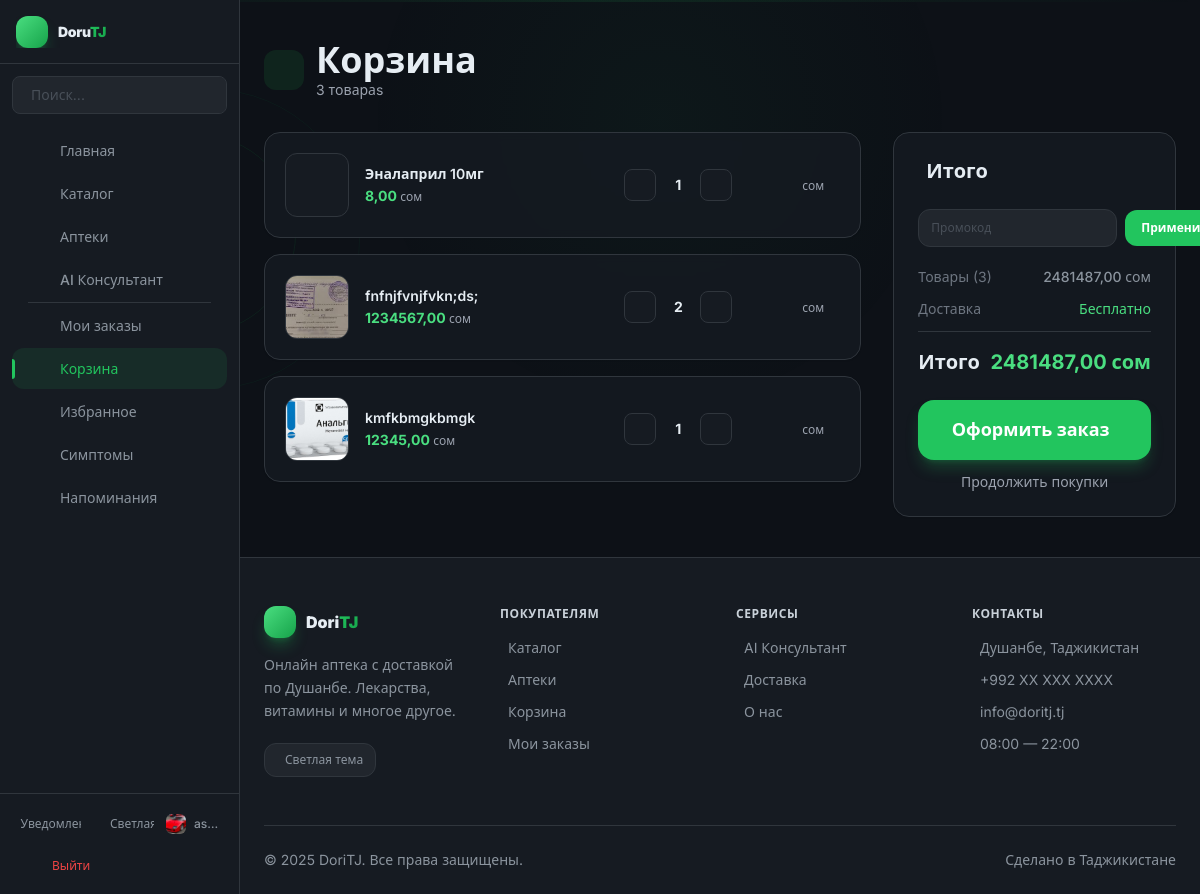
Before: /orders/cart/ (signed in) with the older database file.
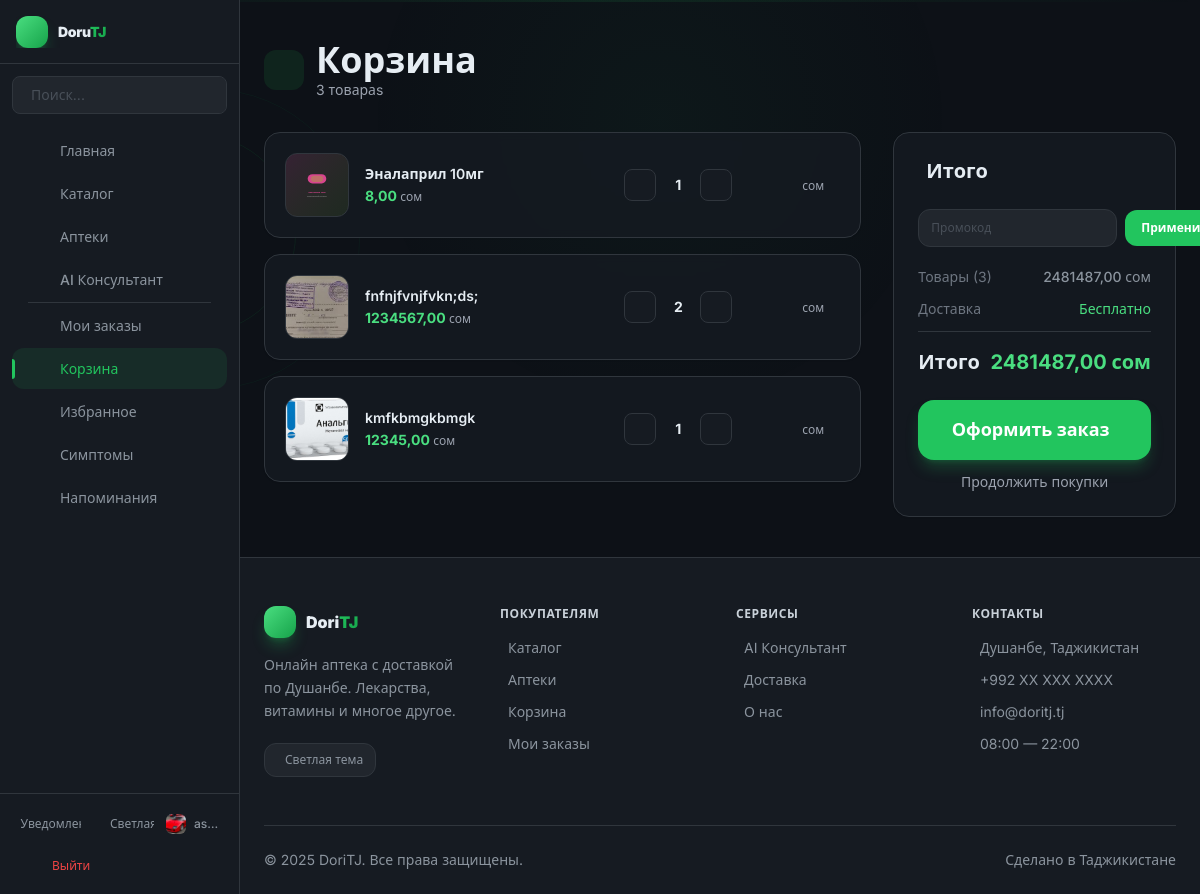
After: the same page with the newer database file.
### orders/models.py (models this page shows)
class CartItem(models.Model):
    cart = models.ForeignKey(Cart, on_delete=models.CASCADE)
    product = models.ForeignKey(Product, on_delete=models.CASCADE)
    quantity = models.PositiveIntegerField(default=1)

### products/models.py (models this page shows, shortened)
class Product(models.Model):
    category = models.ForeignKey(Category, on_delete=models.CASCADE)
    manufacturer = models.ForeignKey(Manufacturer, on_delete=models.SET_NULL, null=True)
    name = models.CharField(max_length=200)
    description = models.TextField(blank=True)
    price = models.DecimalField(max_digits=10, decimal_places=2)
    stock = models.PositiveIntegerField(default=0)
    image = models.ImageField(upload_to='products/', blank=True, null=True)
    is_prescription = models.BooleanField(default=False)
    active_substance = models.CharField(max_length=200, blank=True)
    created_at = models.DateTimeField(auto_now_add=True)
    is_deleted = models.BooleanField(default=False)

### orders/views.py (the view, shortened to what this page needs)
# urls.py: path('cart/', views.cart_view, name='cart'),
@login_required
def cart_view(request):
    cart, _ = Cart.objects.get_or_create(user=request.user)
    items = CartItem.objects.filter(cart=cart).select_related('product')
    total = sum(item.product.price * item.quantity for item in items)
    discount = 0
    promo_code = request.session.get('promocode')
    return render(request, 'cart.html', {
        'items': items,
        'total': total,
        'discount': discount,
        'final_total': total - discount,
    })

### accounts/backend.py (called while the page is built)
    def get_user(self, user_id):
        try:
            return User.objects.get(pk=user_id)
        except User.DoesNotExist:
            return None

### server/context_processors.py (called while the page is built)
def mobile_nav_items(request):
    if request.user.is_authenticated and not request.user.is_courier and not request.user.is_manager:
        items = [
            {'url': reverse('catalog'), 'icon': 'ti ti-pill', 'label': _('Каталог')},
            {'url': reverse('pharmacy_list'), 'icon': 'ti ti-building-hospital', 'label': _('Аптеки')},
            {'url': reverse('consultant'), 'icon': 'ti ti-robot', 'label': _('AI Консультант')},
            {'url': reverse('my_orders'), 'icon': 'ti ti-package', 'label': _('Заказы')},
            {'url': reverse('favorites'), 'icon': 'ti ti-star', 'label': _('Избранное')},
            {'url': reverse('symptom_search'), 'icon': 'ti ti-stethoscope', 'label': _('Симптомы')},
            {'url': reverse('reminders'), 'icon': 'ti ti-bell-plus', 'label': _('Напоминания')},
        ]
        return {'mobile_nav_items': items}
    return {}

### templates/cart.html (shortened to what the changed rows need)
{% extends 'base.html' %}
{% load i18n %}
{% block content %}
<div class="flex items-center gap-3 mb-8">
  <div>
    <h1 class="text-3xl md:text-4xl font-black text-gray-900 dark:text-white">{% trans 'Корзина' %}</h1>
  </div>
</div>
{% if items %}
<div class="grid md:grid-cols-3 gap-8">
  <div class="md:col-span-2 space-y-4">
    {% for item in items %}
    <div class="bg-white/80 dark:bg-[#161b22]/80 backdrop-blur-sm rounded-2xl border border-gray-200 dark:border-[#30363d] p-4 md:p-5 flex items-center gap-4 shadow-sm card-lift">
      <div class="w-14 h-14 md:w-16 md:h-16 rounded-xl bg-gray-50 dark:bg-[#21262d] flex items-center justify-center flex-shrink-0 overflow-hidden border border-gray-100 dark:border-[#30363d]">
        {% if item.product.image %}
        <img src="{{ item.product.image.url }}" class="w-full h-full object-cover">
        {% else %}
        <i class="ti ti-pill text-gray-300 dark:text-gray-600 text-xl"></i>
        {% endif %}
      </div>
      <div class="flex-1 min-w-0">
        <a href="{% url 'product_detail' item.product.pk %}">
          <h3 class="font-semibold text-gray-900 dark:text-white text-sm truncate hover:text-brand-600 dark:hover:text-brand-400 transition-colors">{{ item.product.name }}</h3>
        </a>
        <p class="text-brand-600 dark:text-brand-400 font-bold text-sm mt-0.5">{{ item.product.price }} <span class="text-xs font-normal text-gray-400">{% trans 'сом' %}</span></p>
      </div>
      <div class="flex items-center gap-3">
        <form method="POST" action="{% url 'update_cart' item.pk %}" class="flex items-center gap-1.5">
          <button type="submit" name="quantity" value="{{ item.quantity|add:"-1" }}"
                  class="w-8 h-8 rounded-lg border border-gray-200 dark:border-[#30363d] text-gray-500 dark:text-gray-400 hover:border-brand-400 dark:hover:border-brand-500 hover:text-brand-600 dark:hover:text-brand-400 transition flex items-center justify-center bg-gray-50 dark:bg-[#21262d] btn-press">
          </button>
          <span class="w-8 text-center font-bold text-gray-900 dark:text-white text-sm">{{ item.quantity }}</span>
          <button type="submit" name="quantity" value="{{ item.quantity|add:"1" }}"
                  class="w-8 h-8 rounded-lg border border-gray-200 dark:border-[#30363d] text-gray-500 dark:text-gray-400 hover:border-brand-400 dark:hover:border-brand-500 hover:text-brand-600 dark:hover:text-brand-400 transition flex items-center justify-center bg-gray-50 dark:bg-[#21262d] btn-press">
          </button>
        </form>
        <p class="font-bold text-gray-900 dark:text-white w-20 text-right text-sm">{{ item.total_price }} <span class="text-xs font-normal text-gray-400">{% trans 'сом' %}</span></p>
      </div>
    </div>
    {% endfor %}
  </div>
  <div class="bg-white/80 dark:bg-[#161b22]/80 backdrop-blur-sm rounded-2xl border border-gray-200 dark:border-[#30363d] p-6 h-fit sticky top-24 shadow-sm">
    <h2 class="text-xl font-bold text-gray-900 dark:text-white mb-6 flex items-center gap-2">
      {% trans 'Итого' %}
    </h2>
  </div>
</div>
{% endif %}
{% endblock %}

Changed rows visible on the page:
changed through a linked row, CartItem "Эналаприл 10мг": product.image: picture added
